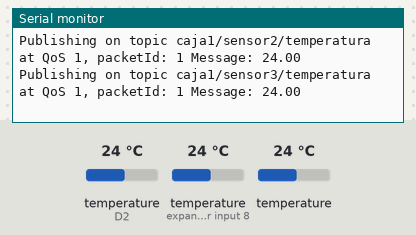
This sketch was run on a simulated ESP8266 (NodeMCU). On the bench: the last lines printed to the serial monitor. The test bench sets the inputs (shaded band); at power-on: temperature (sensors on D2, expander input 8) 24 °C, temperature 24 °C. WiFi joins after 1.5 s; servers stay silent unless stated; no MQTT or app messages arrive unless stated.

Above: at 11.5 s.
11.6 s: temperature (sensor on D2) set to 12 °C
At 16.5 s:
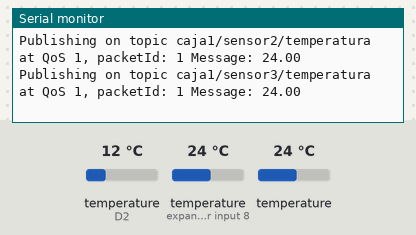
19.3 s: temperature (sensor on expander input 8) set to 12 °C
At 21.5 s:
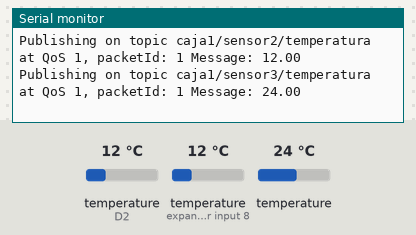
27.0 s: temperature (sensor 204) set to 12 °C
At 31.6 s:
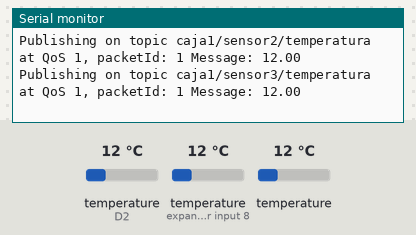
34.7 s: temperature (sensor on D2) set to 19 °C
At 36.6 s:
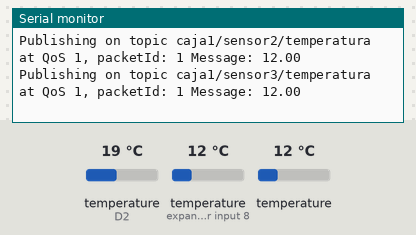
42.4 s: temperature (sensor on expander input 8) set to 19 °C
At 46.6 s:
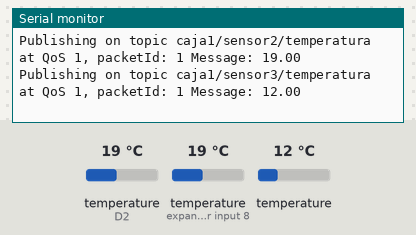
50.1 s: temperature (sensor 204) set to 19 °C
At 51.6 s:
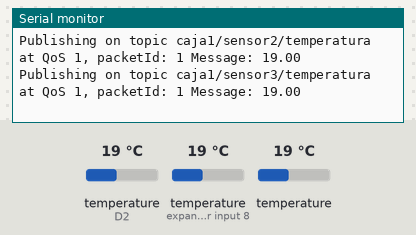
Timing chart, 0 to 53.1 s (numbered marks = the images above; inputs shaded):
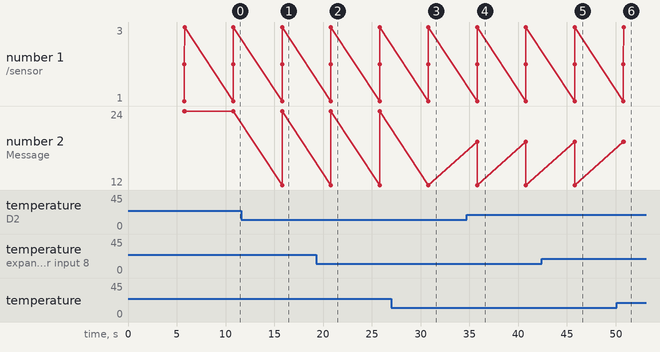

Measured:
- after the input at 11.6 s, the serial monitor: prints a new line after 4.2 s (image 1)
- after the input at 19.3 s, the serial monitor: prints a new line after 1.5 s (image 2)
- after the input at 27.0 s, the serial monitor: prints a new line after 3.8 s (image 3)
- after the input at 34.7 s, the serial monitor: prints a new line after 1.1 s (image 4)
- after the input at 42.4 s, the serial monitor: prints a new line after 3.4 s (image 5)
- after the input at 50.1 s, the serial monitor: prints a new line after 0.70 s (image 6)

The sketch:

fermentacion.ino
```cpp
#include <Wire.h>
#include <ESP8266WiFi.h>
#include <Ticker.h>
#include <AsyncMqttClient.h>
#include <OneWire.h>
#include <DallasTemperature.h>

#define WIFI_SSID "tesalia"
#define WIFI_PASSWORD "admin2022&"

// Raspberri Pi Mosquitto MQTT Broker
#define MQTT_HOST IPAddress(192, 168, 1, 150)
// For a cloud MQTT broker, type the domain name
//#define MQTT_HOST "example.com"
#define MQTT_PORT 1883

// Temperature MQTT Topics
#define MQTT_PUB_TEMP1 "caja1/sensor1/temperatura"
#define MQTT_PUB_TEMP2 "caja1/sensor2/temperatura"
#define MQTT_PUB_TEMP3 "caja1/sensor3/temperatura"

// Data wire is plugged into port D2 on the ESP8266
#define ONE_WIRE_BUS D2

// Setup a oneWire instance to communicate with any OneWire devices
OneWire oneWire(ONE_WIRE_BUS);

// Pass our oneWire reference to Dallas Temperature.
DallasTemperature sensors(&oneWire);

float tempSensor1, tempSensor2, tempSensor3;

uint8_t sensor1[8] = { 0x28, 0xFF, 0x26, 0x6D, 0x01, 0x17, 0x03, 0xEA  };
uint8_t sensor2[8] = { 0x28, 0xFF, 0xBE, 0xE0, 0x01, 0x17, 0x03, 0x27  };
uint8_t sensor3[8] = { 0x28, 0xFF, 0x09, 0xA7, 0x01, 0x17, 0x04, 0xDC  };

AsyncMqttClient mqttClient;
Ticker mqttReconnectTimer;

WiFiEventHandler wifiConnectHandler;
WiFiEventHandler wifiDisconnectHandler;
Ticker wifiReconnectTimer;

unsigned long previousMillis = 0;   // Stores last time temperature was published
const long interval = 5000;        // Interval at which to publish sensor readings

void connectToWifi() {
  Serial.println("Connecting to Wi-Fi...");
  WiFi.begin(WIFI_SSID, WIFI_PASSWORD);
}

void onWifiConnect(const WiFiEventStationModeGotIP& event) {
  Serial.println("Connected to Wi-Fi.");
  connectToMqtt();
}

void onWifiDisconnect(const WiFiEventStationModeDisconnected& event) {
  Serial.println("Disconnected from Wi-Fi.");
  mqttReconnectTimer.detach(); // ensure we don't reconnect to MQTT while reconnecting to Wi-Fi
  wifiReconnectTimer.once(2, connectToWifi);
}

void connectToMqtt() {
  Serial.println("Connecting to MQTT...");
  mqttClient.connect();
}

void onMqttConnect(bool sessionPresent) {
  Serial.println("Connected to MQTT.");
  Serial.print("Session present: ");
  Serial.println(sessionPresent);
}

void onMqttDisconnect(AsyncMqttClientDisconnectReason reason) {
  Serial.println("Disconnected from MQTT.");

  if (WiFi.isConnected()) {
    mqttReconnectTimer.once(2, connectToMqtt);
  }
}

/*void onMqttSubscribe(uint16_t packetId, uint8_t qos) {
  Serial.println("Subscribe acknowledged.");
  Serial.print("  packetId: ");
  Serial.println(packetId);
  Serial.print("  qos: ");
  Serial.println(qos);
}

void onMqttUnsubscribe(uint16_t packetId) {
  Serial.println("Unsubscribe acknowledged.");
  Serial.print("  packetId: ");
  Serial.println(packetId);
}*/

void onMqttPublish(uint16_t packetId) {
  Serial.print("Publish acknowledged.");
  Serial.print("  packetId: ");
  Serial.println(packetId);
}

void setup() {
  Serial.begin(115200);
  Serial.println();

  sensors.begin();

  wifiConnectHandler = WiFi.onStationModeGotIP(onWifiConnect);
  wifiDisconnectHandler = WiFi.onStationModeDisconnected(onWifiDisconnect);

  mqttClient.onConnect(onMqttConnect);
  mqttClient.onDisconnect(onMqttDisconnect);
  //mqttClient.onSubscribe(onMqttSubscribe);
  //mqttClient.onUnsubscribe(onMqttUnsubscribe);
  mqttClient.onPublish(onMqttPublish);
  mqttClient.setServer(MQTT_HOST, MQTT_PORT);
  // If your broker requires authentication (username and password), set them below
  //mqttClient.setCredentials("REPlACE_WITH_YOUR_USER", "REPLACE_WITH_YOUR_PASSWORD");

  connectToWifi();
}

void loop() {
  unsigned long currentMillis = millis();
  // Every X number of seconds (interval = 10 seconds)
  // it publishes a new MQTT message
  if (currentMillis - previousMillis >= interval) {
    // Save the last time a new reading was published
    previousMillis = currentMillis;

    sensors.requestTemperatures();
    tempSensor1 = sensors.getTempC(sensor1); // Gets the values of the temperature
    tempSensor2 = sensors.getTempC(sensor2); // Gets the values of the temperature
    tempSensor3 = sensors.getTempC(sensor3); // Gets the values of the temperature

    // Publish an MQTT message on topic esp/bme280/temperature
    uint16_t packetIdPub1 = mqttClient.publish(MQTT_PUB_TEMP1, 1, true, String(tempSensor1).c_str());
    Serial.printf("Publishing on topic %s at QoS 1, packetId: %i ", MQTT_PUB_TEMP1, packetIdPub1);
    Serial.printf("Message: %.2f \n", tempSensor1);

    // Publish an MQTT message on topic esp/bme280/humidity
    uint16_t packetIdPub2 = mqttClient.publish(MQTT_PUB_TEMP2, 1, true, String(tempSensor2).c_str());
    Serial.printf("Publishing on topic %s at QoS 1, packetId: %i ", MQTT_PUB_TEMP2, packetIdPub2);
    Serial.printf("Message: %.2f \n", tempSensor2);

    // Publish an MQTT message on topic esp/bme280/pressure
    uint16_t packetIdPub3 = mqttClient.publish(MQTT_PUB_TEMP3, 1, true, String(tempSensor3).c_str());
    Serial.printf("Publishing on topic %s at QoS 1, packetId: %i ", MQTT_PUB_TEMP3, packetIdPub3);
    Serial.printf("Message: %.2f \n", tempSensor3);
  }
}
```
